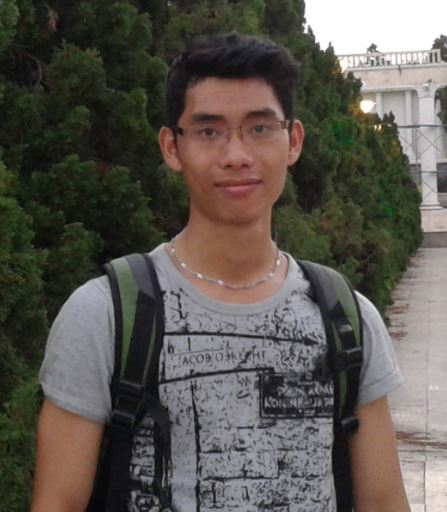
#> input picture LeoNguyen.JPG, 447 x 512 px, found by its file name
$ python Rotationimg.py
#> lines starting #> are read from the running program, lines starting #| are printed output that depends on the picture
import cv2
import numpy as np

img = cv2.imread('LeoNguyen.jpg')
#> img is the input picture: shape (512, 447, 3); mean B, G, R 80, 86.7, 92
num_rows, num_cols = img.shape[:2]
#> num_rows = 512; num_cols = 447

rotation_matrix = cv2.getRotationMatrix2D((num_cols/2, num_rows/2), 30, 1)
img_rotation = cv2.warpAffine(img, rotation_matrix, (num_cols, num_rows))
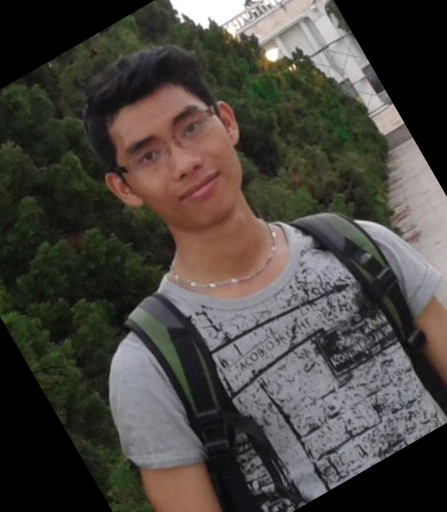
#> img_rotation: shape (512, 447, 3); mean B, G, R 63.7, 69, 73
cv2.imshow('Rotation', img_rotation)
cv2.waitKey()

$ run again, with Halo.jpg copied over LeoNguyen.JPG
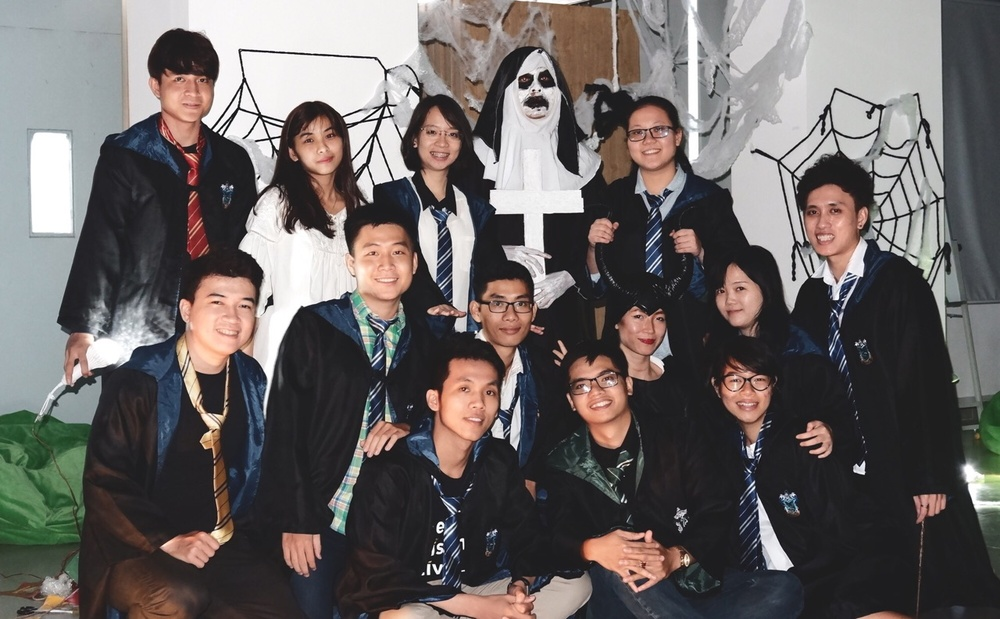
#> input picture Halo.jpg, 1000 x 619 px, shrunk from 1280 x 792 before the run, found by its file name
#> img is the input picture: shape (619, 1000, 3); mean B, G, R 98.6, 99.8, 105.2
#> `img_rotation = cv2.warpAffine(img, rotation_matrix, (num_cols, num_row..`:
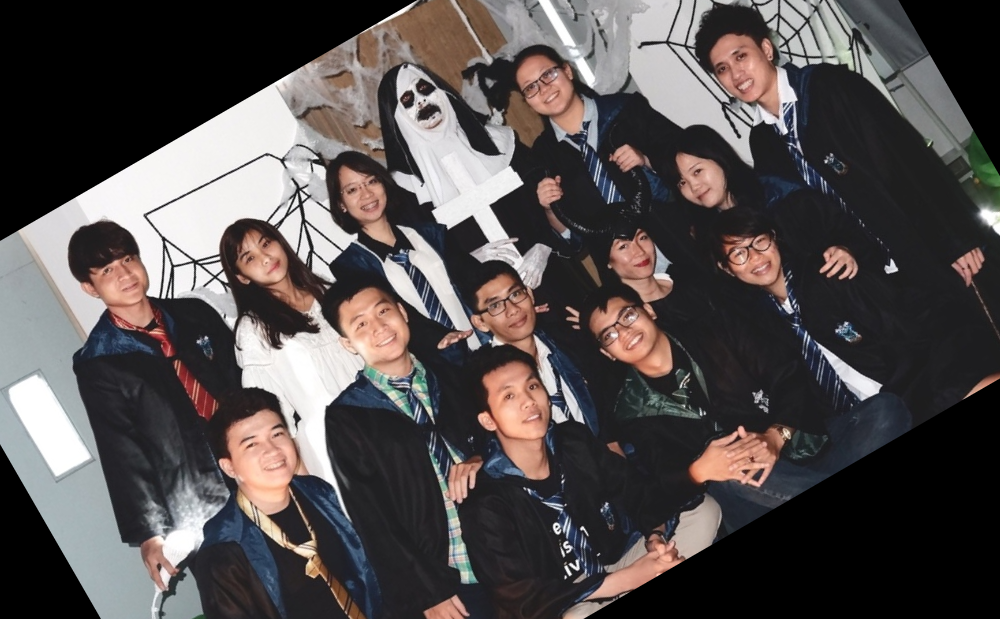
#> img_rotation: shape (619, 1000, 3); mean B, G, R 78.3, 78.7, 84.5
